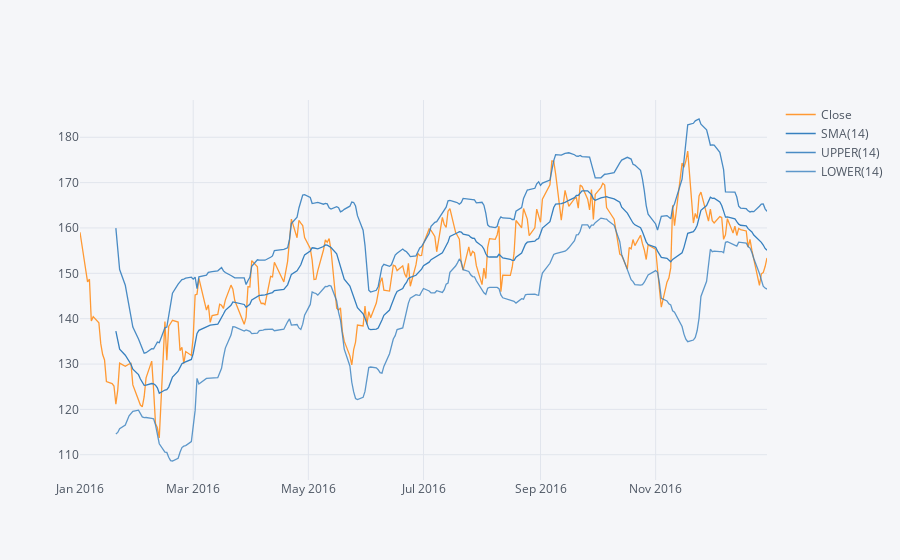

Here is the notebook cell this chart was saved with:
### Markdown cell above
**Bollinger band on Bank of Baroda stock of year 2016 using technical analysis of ploty(.ta_plot())**

### Code cell
BOB['Close'].loc['2016-01-01':'2017-01-01'].ta_plot(study='boll')

### Figure 1 — Plotly figure (JSON) as saved in the notebook; plotly's stock layout.template omitted (floating-point values rounded to 4 significant figures; data arrays with more than 128 entries replaced by an {"elided": "..."} marker saying what was removed)
{"data": [{"line": {"color": "rgba(255, 153, 51, 1.0)", "dash": "solid", "shape": "linear", "width": 1.3}, "mode": "lines", "name": "Close", "text": "", "type": "scatter", "x": {"elided": "246 str values"}, "y": {"elided": "246 float values"}}, {"line": {"color": "rgba(55, 128, 191, 1.0)", "dash": "solid", "shape": "linear", "width": 1.3}, "mode": "lines", "name": "SMA(14)", "text": "", "type": "scatter", "x": {"elided": "246 str values"}, "y": {"elided": "246 mixed values"}}, {"line": {"color": "rgba(55, 128, 191, 0.8999999999999999)", "dash": "solid", "shape": "linear", "width": 1.3}, "mode": "lines", "name": "UPPER(14)", "text": "", "type": "scatter", "x": {"elided": "246 str values"}, "y": {"elided": "246 mixed values"}}, {"line": {"color": "rgba(55, 128, 191, 0.7999999999999998)", "dash": "solid", "shape": "linear", "width": 1.3}, "mode": "lines", "name": "LOWER(14)", "text": "", "type": "scatter", "x": {"elided": "246 str values"}, "y": {"elided": "246 mixed values"}}], "layout": {"legend": {"bgcolor": "#F5F6F9", "font": {"color": "#4D5663"}}, "paper_bgcolor": "#F5F6F9", "plot_bgcolor": "#F5F6F9", "title": {"font": {"color": "#4D5663"}}, "xaxis": {"gridcolor": "#E1E5ED", "showgrid": true, "tickfont": {"color": "#4D5663"}, "title": {"font": {"color": "#4D5663"}, "text": ""}, "zerolinecolor": "#E1E5ED"}, "yaxis": {"gridcolor": "#E1E5ED", "showgrid": true, "tickfont": {"color": "#4D5663"}, "title": {"font": {"color": "#4D5663"}, "text": ""}, "zerolinecolor": "#E1E5ED"}}}
